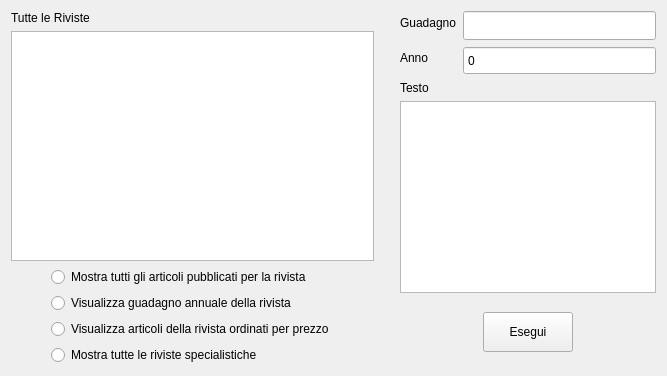
      <widget class="QWidget" name="pageMetodiRivista">
       <layout class="QHBoxLayout" name="horizontalLayout_8">
        <item>
         <layout class="QVBoxLayout" name="verticalLayout_11">
          <item>
           <widget class="QLabel" name="label_2">
            <property name="text">
             <string>Tutte le Riviste</string>
            </property>
           </widget>
          </item>
          <item>
           <widget class="QListWidget" name="tutteRivisteListWidget"/>
          </item>
          <item>
           <layout class="QHBoxLayout" name="horizontalLayout_10">
            <item>
             <spacer name="horizontalSpacer_11">
              <property name="orientation">
               <enum>Qt::Horizontal</enum>
              </property>
              <property name="sizeType">
               <enum>QSizePolicy::Fixed</enum>
              </property>
              <property name="sizeHint" stdset="0">
               <size>
                <width>40</width>
                <height>20</height>
               </size>
              </property>
             </spacer>
            </item>
            <item>
             <layout class="QVBoxLayout" name="verticalLayout_13">
              <item>
               <widget class="QRadioButton" name="tuttiArticoliRivistaButton">
                <property name="text">
                 <string>Mostra tutti gli articoli pubblicati per la rivista</string>
                </property>
               </widget>
              </item>
              <item>
               <widget class="QRadioButton" name="guadagnoRivistaButton">
                <property name="text">
                 <string>Visualizza guadagno annuale della rivista</string>
                </property>
               </widget>
              </item>
              <item>
               <widget class="QRadioButton" name="articoliOrdinatiButton">
                <property name="text">
                 <string>Visualizza articoli della rivista ordinati per prezzo</string>
                </property>
               </widget>
              </item>
              <item>
               <widget class="QRadioButton" name="rivisteSpecialisticheButton">
                <property name="text">
                 <string>Mostra tutte le riviste specialistiche</string>
                </property>
               </widget>
              </item>
             </layout>
            </item>
            <item>
             <spacer name="horizontalSpacer_12">
              <property name="orientation">
               <enum>Qt::Horizontal</enum>
              </property>
              <property name="sizeType">
               <enum>QSizePolicy::Fixed</enum>
              </property>
              <property name="sizeHint" stdset="0">
               <size>
                <width>40</width>
                <height>20</height>
               </size>
              </property>
             </spacer>
            </item>
           </layout>
          </item>
         </layout>
        </item>
        <item>
         <spacer name="horizontalSpacer_15">
          <property name="orientation">
           <enum>Qt::Horizontal</enum>
          </property>
          <property name="sizeType">
           <enum>QSizePolicy::Fixed</enum>
          </property>
          <property name="sizeHint" stdset="0">
           <size>
            <width>20</width>
            <height>20</height>
           </size>
          </property>
         </spacer>
        </item>
        <item>
         <layout class="QVBoxLayout" name="verticalLayout_12">
          <item>
           <layout class="QFormLayout" name="formLayout_2">
            <item row="0" column="0">
             <widget class="QLabel" name="guadagnoLabel">
              <property name="text">
               <string>Guadagno</string>
              </property>
             </widget>
            </item>
            <item row="0" column="1">
             <widget class="QLineEdit" name="guadagnoLineEdit">
              <property name="minimumSize">
               <size>
                <width>0</width>
                <height>29</height>
               </size>
              </property>
             </widget>
            </item>
            <item row="1" column="0">
             <widget class="QLabel" name="annoLabel">
              <property name="text">
               <string>Anno</string>
              </property>
             </widget>
            </item>
            <item row="1" column="1">
             <widget class="QSpinBox" name="annoSpinBox">
              <property name="minimumSize">
               <size>
                <width>0</width>
                <height>29</height>
               </size>
              </property>
              <property name="buttonSymbols">
               <enum>QAbstractSpinBox::NoButtons</enum>
              </property>
              <property name="maximum">
               <number>3000</number>
              </property>
             </widget>
            </item>
           </layout>
          </item>
          <item>
           <widget class="QLabel" name="dinamicLabelRivista">
            <property name="text">
             <string>Testo</string>
            </property>
           </widget>
          </item>
          <item>
           <widget class="QListWidget" name="dinamicListWidgetRivista"/>
          </item>
          <item>
           <spacer name="verticalSpacer_4">
            <property name="orientation">
             <enum>Qt::Vertical</enum>
            </property>
            <property name="sizeType">
             <enum>QSizePolicy::Fixed</enum>
            </property>
            <property name="sizeHint" stdset="0">
             <size>
              <width>20</width>
              <height>13</height>
             </size>
            </property>
           </spacer>
          </item>
          <item>
           <layout class="QHBoxLayout" name="horizontalLayout_11">
            <item>
             <spacer name="horizontalSpacer_13">
              <property name="orientation">
               <enum>Qt::Horizontal</enum>
              </property>
              <property name="sizeHint" stdset="0">
               <size>
                <width>40</width>
                <height>20</height>
               </size>
              </property>
             </spacer>
            </item>
            <item>
             <widget class="QPushButton" name="cercaButton">
              <property name="minimumSize">
               <size>
                <width>90</width>
                <height>40</height>
               </size>
              </property>
              <property name="text">
               <string>Esegui</string>
              </property>
             </widget>
            </item>
            <item>
             <spacer name="horizontalSpacer_14">
              <property name="orientation">
               <enum>Qt::Horizontal</enum>
              </property>
              <property name="sizeHint" stdset="0">
               <size>
                <width>40</width>
                <height>20</height>
               </size>
              </property>
             </spacer>
            </item>
           </layout>
          </item>
          <item>
           <spacer name="verticalSpacer_5">
            <property name="orientation">
             <enum>Qt::Vertical</enum>
            </property>
            <property name="sizeType">
             <enum>QSizePolicy::Fixed</enum>
            </property>
            <property name="sizeHint" stdset="0">
             <size>
              <width>20</width>
              <height>13</height>
             </size>
            </property>
           </spacer>
          </item>
         </layout>
        </item>
       </layout>
      </widget>
